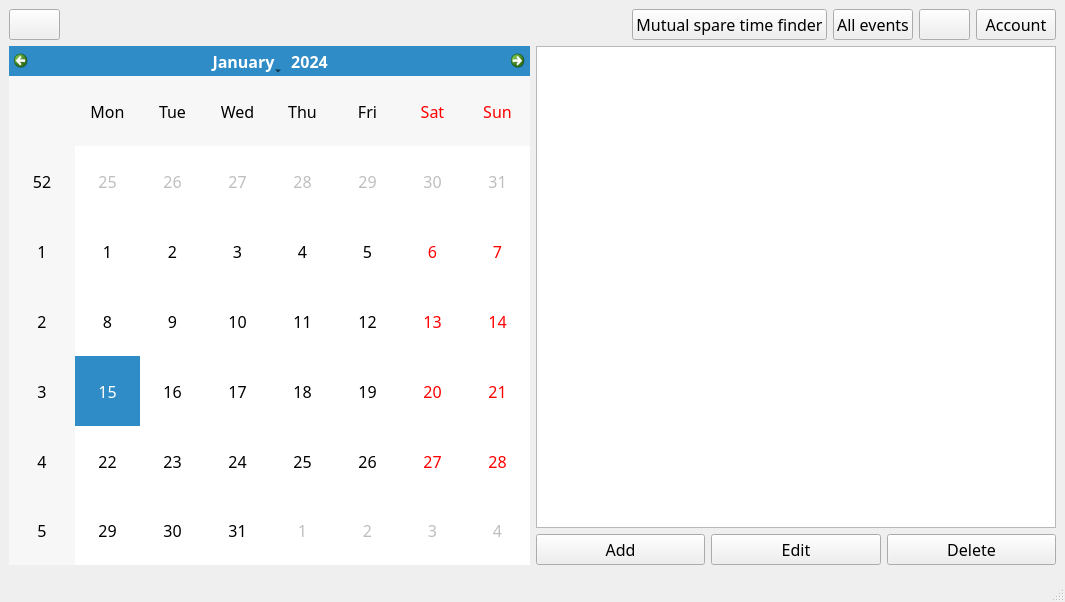
<?xml version="1.0" encoding="UTF-8"?>
<ui version="4.0">
 <class>Clndr</class>
 <widget class="QMainWindow" name="Clndr">
  <property name="geometry">
   <rect>
    <x>0</x>
    <y>0</y>
    <width>1065</width>
    <height>602</height>
   </rect>
  </property>
  <property name="font">
   <font>
    <family>Bahnschrift SemiBold</family>
    <pointsize>12</pointsize>
    <bold>true</bold>
   </font>
  </property>
  <property name="windowTitle">
   <string>Calendar</string>
  </property>
  <property name="windowIcon">
   <iconset resource="../resources/clndr_res.qrc">
    <normaloff>:/calendar.ico</normaloff>:/calendar.ico</iconset>
  </property>
  <property name="windowOpacity">
   <double>1.000000000000000</double>
  </property>
  <property name="iconSize">
   <size>
    <width>24</width>
    <height>24</height>
   </size>
  </property>
  <widget class="QWidget" name="centralwidget">
   <layout class="QGridLayout" name="gridLayout">
    <item row="0" column="0">
     <layout class="QVBoxLayout" name="verticalLayout_2">
      <item>
       <layout class="QHBoxLayout" name="horizontalLayout">
        <item>
         <widget class="QPushButton" name="settingsButton">
          <property name="minimumSize">
           <size>
            <width>0</width>
            <height>27</height>
           </size>
          </property>
          <property name="text">
           <string/>
          </property>
          <property name="icon">
           <iconset resource="../resources/settings_res.qrc">
            <normaloff>:/settings.ico</normaloff>:/settings.ico</iconset>
          </property>
         </widget>
        </item>
        <item>
         <spacer name="horizontalSpacer">
          <property name="orientation">
           <enum>Qt::Horizontal</enum>
          </property>
          <property name="sizeHint" stdset="0">
           <size>
            <width>40</width>
            <height>20</height>
           </size>
          </property>
         </spacer>
        </item>
        <item>
         <widget class="QPushButton" name="mstfButton">
          <property name="minimumSize">
           <size>
            <width>0</width>
            <height>27</height>
           </size>
          </property>
          <property name="font">
           <font>
            <family>Bahnschrift Light</family>
            <pointsize>12</pointsize>
            <bold>false</bold>
           </font>
          </property>
          <property name="text">
           <string>Mutual spare time finder</string>
          </property>
         </widget>
        </item>
        <item>
         <widget class="QPushButton" name="allEventButton">
          <property name="minimumSize">
           <size>
            <width>0</width>
            <height>27</height>
           </size>
          </property>
          <property name="font">
           <font>
            <family>Bahnschrift Light</family>
            <pointsize>12</pointsize>
            <bold>false</bold>
           </font>
          </property>
          <property name="text">
           <string>All events</string>
          </property>
         </widget>
        </item>
        <item>
         <widget class="QPushButton" name="helpButton">
          <property name="minimumSize">
           <size>
            <width>0</width>
            <height>27</height>
           </size>
          </property>
          <property name="text">
           <string/>
          </property>
          <property name="icon">
           <iconset resource="../resources/help_res.qrc">
            <normaloff>:/kfavicon.ico</normaloff>:/kfavicon.ico</iconset>
          </property>
          <property name="shortcut">
           <string>Ctrl+H</string>
          </property>
         </widget>
        </item>
        <item>
         <widget class="QPushButton" name="accountButton">
          <property name="minimumSize">
           <size>
            <width>0</width>
            <height>27</height>
           </size>
          </property>
          <property name="font">
           <font>
            <family>Bahnschrift Light</family>
            <pointsize>12</pointsize>
            <bold>false</bold>
           </font>
          </property>
          <property name="text">
           <string>Account</string>
          </property>
         </widget>
        </item>
       </layout>
      </item>
      <item>
       <layout class="QHBoxLayout" name="horizontalLayout_5">
        <item>
         <widget class="QCalendarWidget" name="calendarWidget">
          <property name="font">
           <font>
            <family>Bahnschrift SemiBold</family>
            <pointsize>12</pointsize>
            <bold>false</bold>
           </font>
          </property>
         </widget>
        </item>
        <item>
         <layout class="QVBoxLayout" name="verticalLayout_3">
          <item>
           <widget class="QListView" name="listView">
            <property name="font">
             <font>
              <family>Courier</family>
              <pointsize>12</pointsize>
              <bold>false</bold>
             </font>
            </property>
           </widget>
          </item>
          <item>
           <layout class="QHBoxLayout" name="horizontalLayout_6">
            <item>
             <widget class="QPushButton" name="addButton">
              <property name="font">
               <font>
                <family>Bahnschrift Light</family>
                <pointsize>12</pointsize>
                <bold>false</bold>
               </font>
              </property>
              <property name="text">
               <string>Add</string>
              </property>
             </widget>
            </item>
            <item>
             <widget class="QPushButton" name="editButton">
              <property name="font">
               <font>
                <family>Bahnschrift Light</family>
                <pointsize>12</pointsize>
                <bold>false</bold>
               </font>
              </property>
              <property name="text">
               <string>Edit</string>
              </property>
             </widget>
            </item>
            <item>
             <widget class="QPushButton" name="deleteButton">
              <property name="font">
               <font>
                <family>Bahnschrift Light</family>
                <pointsize>12</pointsize>
                <bold>false</bold>
               </font>
              </property>
              <property name="text">
               <string>Delete</string>
              </property>
             </widget>
            </item>
           </layout>
          </item>
         </layout>
        </item>
       </layout>
      </item>
     </layout>
    </item>
   </layout>
  </widget>
  <widget class="QMenuBar" name="menubar">
   <property name="geometry">
    <rect>
     <x>0</x>
     <y>0</y>
     <width>1065</width>
     <height>22</height>
    </rect>
   </property>
  </widget>
  <widget class="QStatusBar" name="statusbar"/>
 </widget>
 <resources>
  <include location="../resources/clndr_res.qrc"/>
  <include location="../resources/settings_res.qrc"/>
  <include location="../resources/help_res.qrc"/>
 </resources>
 <connections/>
</ui>
